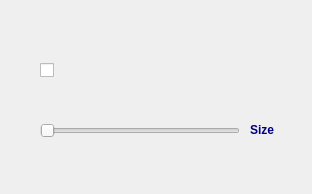
<?xml version="1.0" encoding="UTF-8"?>
<ui version="4.0">
 <class>SetWin</class>
 <widget class="QWidget" name="SetWin">
  <property name="geometry">
   <rect>
    <x>0</x>
    <y>0</y>
    <width>312</width>
    <height>194</height>
   </rect>
  </property>
  <property name="windowTitle">
   <string>Form</string>
  </property>
  <widget class="QSlider" name="sizeSlider">
   <property name="geometry">
    <rect>
     <x>40</x>
     <y>120</y>
     <width>200</width>
     <height>21</height>
    </rect>
   </property>
   <property name="cursor">
    <cursorShape>CrossCursor</cursorShape>
   </property>
   <property name="minimum">
    <number>60</number>
   </property>
   <property name="maximum">
    <number>1600</number>
   </property>
   <property name="singleStep">
    <number>20</number>
   </property>
   <property name="pageStep">
    <number>20</number>
   </property>
   <property name="tracking">
    <bool>true</bool>
   </property>
   <property name="orientation">
    <enum>Qt::Horizontal</enum>
   </property>
  </widget>
  <widget class="QLabel" name="sizeLabel">
   <property name="geometry">
    <rect>
     <x>250</x>
     <y>110</y>
     <width>81</width>
     <height>41</height>
    </rect>
   </property>
   <property name="text">
    <string>&lt;!DOCTYPE HTML PUBLIC &quot;-//W3C//DTD HTML 4.0//EN&quot; &quot;http://www.w3.org/TR/REC-html40/strict.dtd&quot;&gt;
&lt;html&gt;&lt;head&gt;&lt;meta name=&quot;qrichtext&quot; content=&quot;1&quot; /&gt;&lt;style type=&quot;text/css&quot;&gt;
p, li { white-space: pre-wrap; }
&lt;/style&gt;&lt;/head&gt;&lt;body style=&quot; font-family:'SimSun'; font-size:9pt; font-weight:400; font-style:normal;&quot;&gt;
&lt;p style=&quot; margin-top:12px; margin-bottom:12px; margin-left:0px; margin-right:0px; -qt-block-indent:0; text-indent:0px;&quot;&gt;&lt;span style=&quot; font-weight:600; color:#00007f;&quot;&gt;Size&lt;/span&gt;&lt;/p&gt;&lt;/body&gt;&lt;/html&gt;</string>
   </property>
  </widget>
  <widget class="QCheckBox" name="openBox">
   <property name="geometry">
    <rect>
     <x>40</x>
     <y>40</y>
     <width>21</width>
     <height>61</height>
    </rect>
   </property>
   <property name="cursor">
    <cursorShape>PointingHandCursor</cursorShape>
   </property>
   <property name="text">
    <string/>
   </property>
  </widget>
 </widget>
 <resources/>
 <connections/>
</ui>
